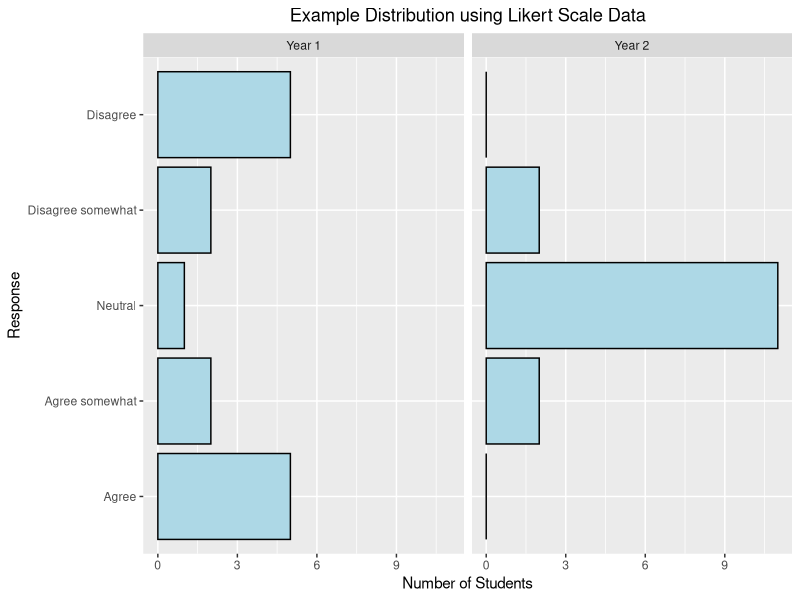

The R script that drew this image: (Note: this script raises an error after producing the figure.)
## ---- chunk 1
knitr::opts_chunk$set(echo = FALSE, message = FALSE)
## ---- chunk 2
library(tidyverse)
year_label <- as_labeller(c
                ('1' = "Year 1",
                '2' = "Year 2"))
toy_df <- tibble(year = c(rep(1, 5), rep(2, 5)),
                 resp = rep(c("Agree", "Agree somewhat", "Neutral",
                              "Disagree somewhat", "Disagree"), 2),
                 n_resp = c(5, 2, 1, 2, 5, 
                            0, 2, 11, 2, 0)) |>
  mutate(resp = fct_inorder(resp))
ggplot(data = toy_df, aes(x = resp, y = n_resp)) +
  geom_col(colour = "black", fill = "lightblue") +
  facet_wrap(~year,
             labeller = year_label) +
  coord_flip() +
  labs(x = "Response", y = "Number of Students",
       title = "Example Distribution using Likert Scale Data") +
  theme(plot.title = element_text(hjust = 0.5))
## ---- chunk 3
knitr::include_graphics("multiple_tab.png")
knitr::include_graphics("single_tab.png")
knitr::include_graphics("diff_scale_tab.png")
knitr::include_graphics("tables_tab.png")
